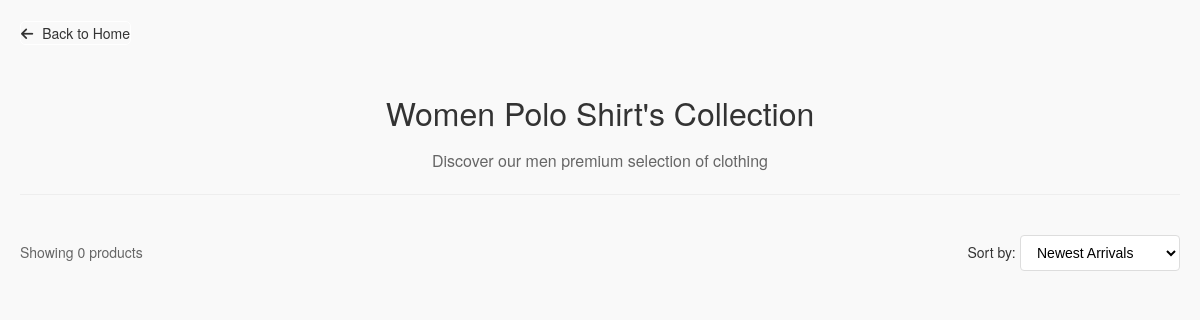
The page /women/polo_shirts/ on the database as committed earlier.
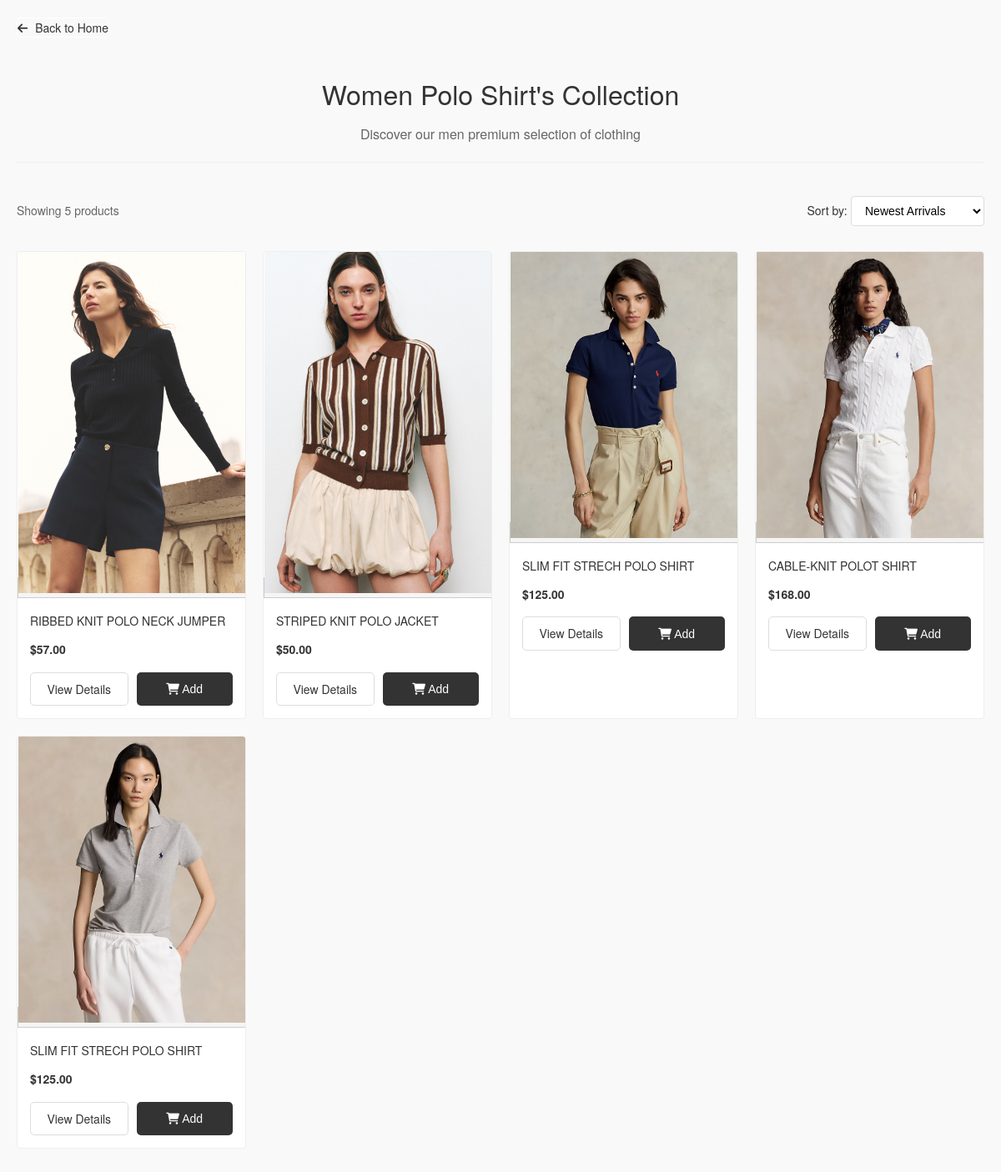
The same page on the database as committed later.
### clothes/models.py (models this page shows, shortened)
class Product(models.Model):
    CATEGORY_CHOICES = [
        ('men', 'Men'),
        ('women', 'Women'),
    ]
    SUBCATEGORY_CHOICES = [
        ('shirts', 'Shirts'),
        ('t_shirts', 'T-Shirts'),
        ('polo_shirts', 'Polo Shirt'),
        ('jeans', 'Jeans'),
        ('jackets', 'Jackets'),
        ('blazers', 'Blazers'),
        ('dresses', 'Dresses'),
        ('trousers', 'Trousers'),
        ('hoodies_sweatshirts', 'Hoodies | Sweatshirts'),
        ('sweaters_cardigans', 'Sweater | Cardigans'),
        ('tops', 'Tops'),
        ('shorts', 'Shorts'),
        ('shoes', 'Shoes'),
        ('bags', 'Bags'),
        ('accessories', 'Accessories'),
        ('perfume', 'Perfume'),
    ]
    SIZE_CHOICES = [
        ('XS', 'Extra Small'),
        ('S', 'Small'),
        ('M', 'Medium'),
        ('L', 'Large'),
        ('XL', 'Extra Large'),
    ]
    product_id = models.CharField(max_length=50, unique=True)  # Barcode or unique ID
    name = models.CharField(max_length=200)
    category = models.CharField(max_length=50, choices=CATEGORY_CHOICES)
    subcategory = models.CharField(max_length=50, choices=SUBCATEGORY_CHOICES)
    description = models.TextField()
    sku = models.CharField(max_length=50, unique=True, blank=True, null=True)
    stock = models.PositiveIntegerField(default=0)
    price = models.DecimalField(max_digits=10, decimal_places=2)
    size = models.CharField(max_length=50, choices=SIZE_CHOICES)  # Size options
    image_name = models.CharField(max_length=100, blank=True, null=True)

### clothes/views.py (the view)
# urls.py: path('women/polo_shirts/', views.women_polo_shirts, name='women/women_polo_shirts'),
def women_polo_shirts(request):
    products = Product.objects.filter(category='women', subcategory='polo_shirts')
    return render(request, 'women/women_polo_shirts.html', {'products': products})

### clothes/templates/women/women_polo_shirts.html (shortened to what this page needs)
{% load static %}
<!DOCTYPE html>
<html lang="en">
<head>
    <link rel="stylesheet" href="https://cdnjs.cloudflare.com/ajax/libs/font-awesome/6.0.0/css/all.min.css">
    <link rel="stylesheet" href="{% static 'Shop/shop.css' %}">
</head>
<body>
    <div class="shop-container">
        <a href="/" class="back-button">
            <i class="fas fa-arrow-left"></i> Back to Home
        </a>
        <div class="shop-header">
            <h1>Women Polo Shirt's Collection</h1>
            <p class="shop-subtitle">Discover our men premium selection of clothing</p>
        </div>
        <div class="shop-toolbar">
            <div class="results-count">
                Showing {{ products.count }} products
            </div>
            <div class="sort-options">
                <label for="sort">Sort by:</label>
                <select id="sort" name="sort">
                    <option value="newest">Newest Arrivals</option>
                </select>
            </div>
        </div>
        <div class="product-grid">
            {% for product in products %}
            <div class="product-card">
                <a href="{% url 'product_detail' product.id %}" class="product-image">
                    <img src="{% static 'Shop/' %}{{ product.image_name }}" alt="{{ product.name }}" loading="lazy">
                </a>
                <div class="product-info">
                    <h3>{{ product.name }}</h3>
                    <div class="price">
                        {% if product.discount_price %}
                        <span class="current-price">${{ product.discount_price }}</span>
                        <span class="original-price">${{ product.price }}</span>
                        {% else %}
                        <span class="current-price">${{ product.price }}</span>
                        {% endif %}
                    </div>
                    <div class="product-actions">
                        <a href="{% url 'product_detail' product.id %}" class="view-btn">View Details</a>
                        <button class="add-btn" data-product-id="{{ product.id }}">
                            <i class="fas fa-shopping-cart"></i> Add
                        </button>
                    </div>
                </div>
            </div>
            {% endfor %}
        </div>
    </div>
</body>
</html>

### static/Shop/shop.css (style rules this page uses)
body { font-family: 'Helvetica Neue', Arial, sans-serif; line-height: 1.6; color: #333; background-color: #f9f9f9; margin: 0; padding: 0; }
.shop-container { max-width: 1200px; margin: 0 auto; padding: 20px; }
.back-button { display: inline-block; margin-bottom: 20px; color: #333; text-decoration: none; font-size: 14px; transition: color 0.3s; border-radius: 5px; border: 1px solid #fff; }
.back-button i { margin-right: 5px; }
.shop-header { text-align: center; margin-bottom: 40px; padding-bottom: 20px; border-bottom: 1px solid #eee; }
.shop-header h1 { font-size: 32px; margin-bottom: 10px; font-weight: 500; }
.shop-subtitle { color: #666; font-size: 16px; margin: 0; }
.shop-toolbar { display: flex; justify-content: space-between; align-items: center; margin-bottom: 30px; }
.results-count { font-size: 14px; color: #666; }
.sort-options { align-items: center; gap: 10px; }
.sort-options label { font-size: 14px; }
.sort-options select { padding: 8px 12px; border: 1px solid #ddd; border-radius: 4px; background-color: white; font-size: 14px; }
.product-grid { display: grid; grid-template-columns: repeat(4,1fr); gap: 25px; margin-bottom: 40px; }
.product-card { background: white; border: 1px solid #eee; border-radius: 4px; overflow: hidden; transition: transform 0.3s, box-shadow 0.3s; }
.product-image { width: calc(20% - 15px); text-align: center; border: 1px solid #ccc; background-color: #f5f5f5; }
.product-image img { max-width: 100%; max-height: auto; }
.product-info { padding: 15px; }
.product-info h3 { font-size: 16px; margin: 0 0 10px; font-weight: 500; }
.price { margin-bottom: 15px; }
.current-price { font-weight: 700; color: #333; }
.product-actions { display: flex; gap: 10px; }
.view-btn, .add-btn { flex: 1; padding: 8px; font-size: 14px; text-align: center; border-radius: 5px; transition: all 0.3s; }
.view-btn { background: white; color: #333; border: 1px solid #ddd; text-decoration: none; }
.add-btn { background: #333; color: white; border: none; cursor: pointer; }
@media (max-width: 1536px) { .product-grid { grid-template-columns: repeat(4, 1fr); gap: 20px; } }
@media (max-width: 1536px) { .product-info h3 { font-size: 14px; } }
@media (max-width: 1536px) { .current-price { font-size: 14px; } }
@media (max-width: 1280px) { .product-grid { grid-template-columns: repeat(4, 1fr); gap: 20px; } }
@media (max-width: 1280px) { .product-info h3 { font-size: 14px; } }
@media (max-width: 1280px) { .current-price { font-size: 14px; } }

Rows that differ between the two databases and show on the page:
now on this page (row edited): Product: image_name (picture), name "RIBBED KNIT POLO NECK JUMPER", price "57.00"
now on this page (row edited): Product: image_name (picture), name "STRIPED KNIT POLO JACKET", price "50.00"
now on this page (row edited): Product: image_name (picture), name "SLIM FIT STRECH POLO SHIRT", price "125.00"
now on this page (row edited): Product: image_name (picture), name "CABLE-KNIT POLOT SHIRT", price "168.00"
now on this page (row edited): Product: image_name (picture), name "SLIM FIT STRECH POLO SHIRT", price "125.00"
Other text that changed with them:
{{ products.count }}: "0" → "5"
